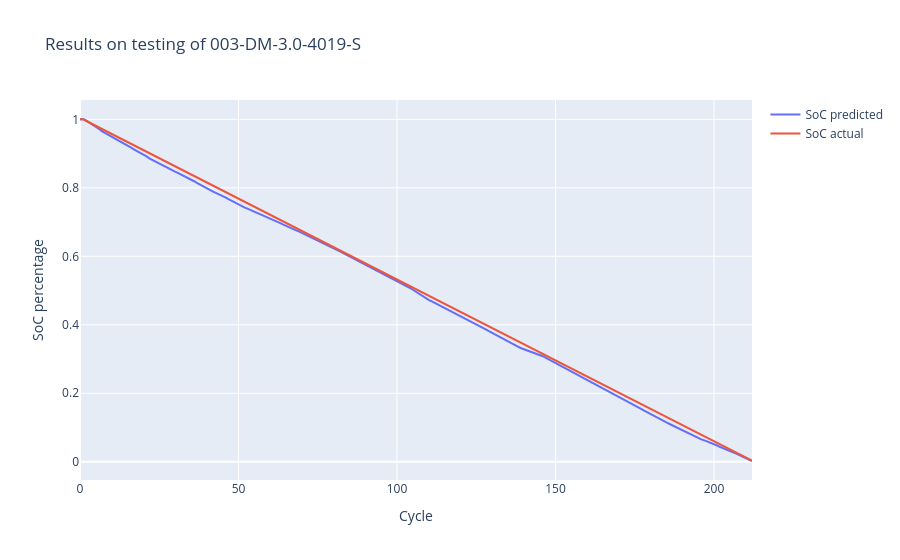
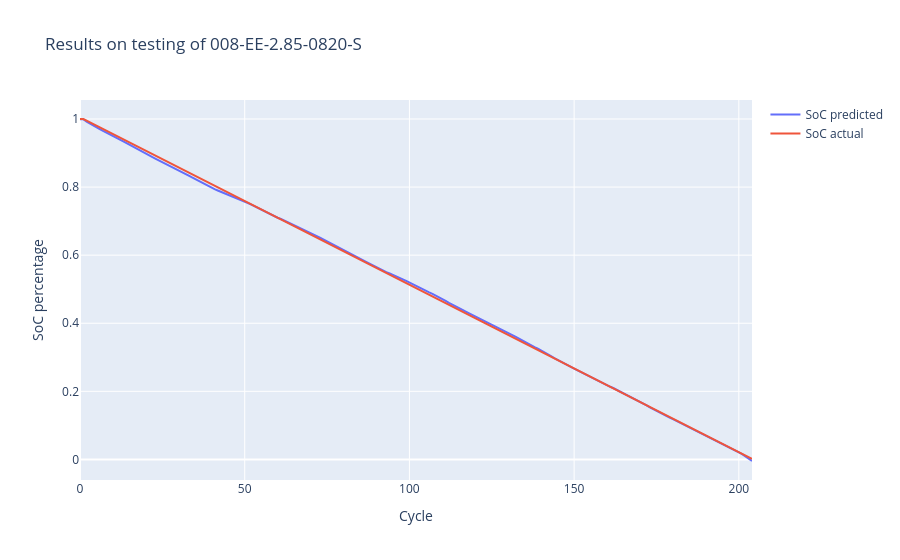
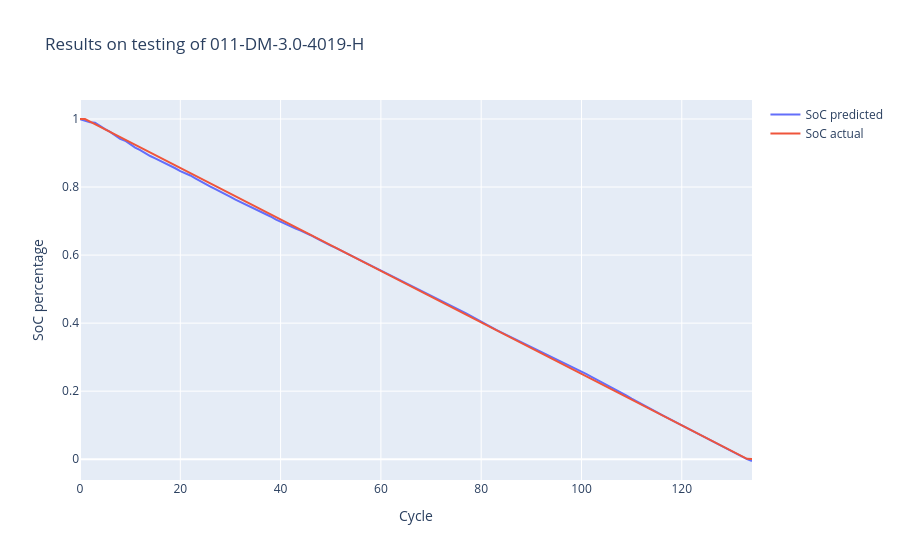
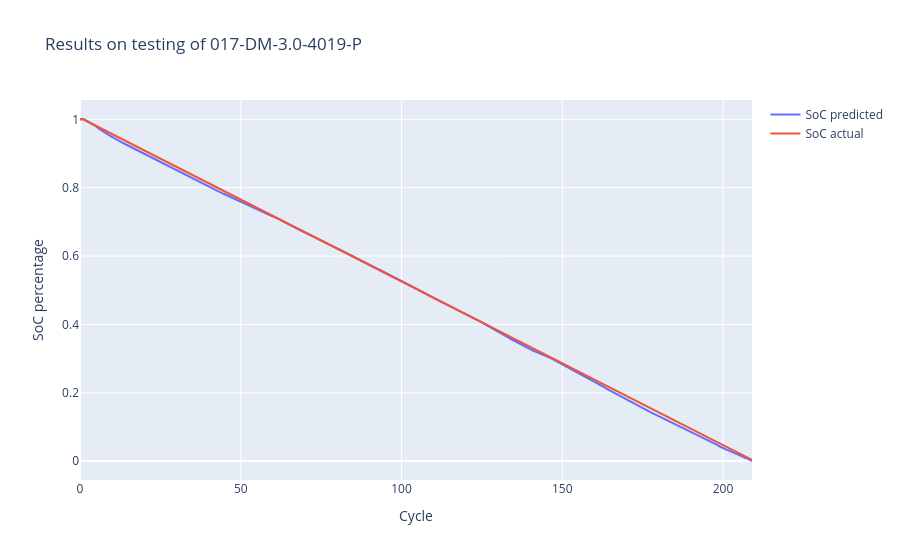

Notebook source saved alongside these figures, in order:
### Code cell
for i in range(len(indecies)):
    if(i == len(indecies)-1):
        plot_test_results(indecies[i], -1, test_data_test_names[i])
    else:
        plot_test_results(indecies[i], indecies[i+1], test_data_test_names[i])

### Figure 1 — Plotly figure (JSON) as saved in the notebook; plotly's stock layout.template omitted (floating-point values rounded to 4 significant figures; data arrays with more than 128 entries replaced by an {"elided": "..."} marker saying what was removed)
{"data": [{"mode": "lines", "name": "SoC predicted", "type": "scatter", "y": {"elided": "213 float values"}}, {"mode": "lines", "name": "SoC actual", "type": "scatter", "y": {"elided": "213 float values"}}], "layout": {"title": {"text": "Results on testing of 003-DM-3.0-4019-S"}, "xaxis": {"autorange": true, "range": [0, 212], "title": {"text": "Cycle"}}, "yaxis": {"autorange": true, "range": [-0.0533, 1.057], "title": {"text": "SoC percentage"}, "type": "linear"}}}

### Figure 2 — Plotly figure (JSON) as saved in the notebook; plotly's stock layout.template omitted (floating-point values rounded to 4 significant figures; data arrays with more than 128 entries replaced by an {"elided": "..."} marker saying what was removed)
{"data": [{"mode": "lines", "name": "SoC predicted", "type": "scatter", "y": {"elided": "205 float values"}}, {"mode": "lines", "name": "SoC actual", "type": "scatter", "y": {"elided": "205 float values"}}], "layout": {"title": {"text": "Results on testing of 008-EE-2.85-0820-S"}, "xaxis": {"autorange": true, "range": [0, 204], "title": {"text": "Cycle"}}, "yaxis": {"autorange": true, "range": [-0.06046, 1.056], "title": {"text": "SoC percentage"}, "type": "linear"}}}

### Figure 3 — Plotly figure (JSON) as saved in the notebook; plotly's stock layout.template omitted (floating-point values rounded to 4 significant figures; data arrays with more than 128 entries replaced by an {"elided": "..."} marker saying what was removed)
{"data": [{"mode": "lines", "name": "SoC predicted", "type": "scatter", "y": {"elided": "135 float values"}}, {"mode": "lines", "name": "SoC actual", "type": "scatter", "y": {"elided": "135 float values"}}], "layout": {"title": {"text": "Results on testing of 011-DM-3.0-4019-H"}, "xaxis": {"autorange": true, "range": [0, 134], "title": {"text": "Cycle"}}, "yaxis": {"autorange": true, "range": [-0.06109, 1.056], "title": {"text": "SoC percentage"}, "type": "linear"}}}

### Figure 4 — Plotly figure (JSON) as saved in the notebook; plotly's stock layout.template omitted (floating-point values rounded to 4 significant figures; data arrays with more than 128 entries replaced by an {"elided": "..."} marker saying what was removed)
{"data": [{"mode": "lines", "name": "SoC predicted", "type": "scatter", "y": {"elided": "210 float values"}}, {"mode": "lines", "name": "SoC actual", "type": "scatter", "y": {"elided": "210 float values"}}], "layout": {"title": {"text": "Results on testing of 017-DM-3.0-4019-P"}, "xaxis": {"autorange": true, "range": [0, 209], "title": {"text": "Cycle"}}, "yaxis": {"autorange": true, "range": [-0.05526, 1.057], "title": {"text": "SoC percentage"}, "type": "linear"}}}
